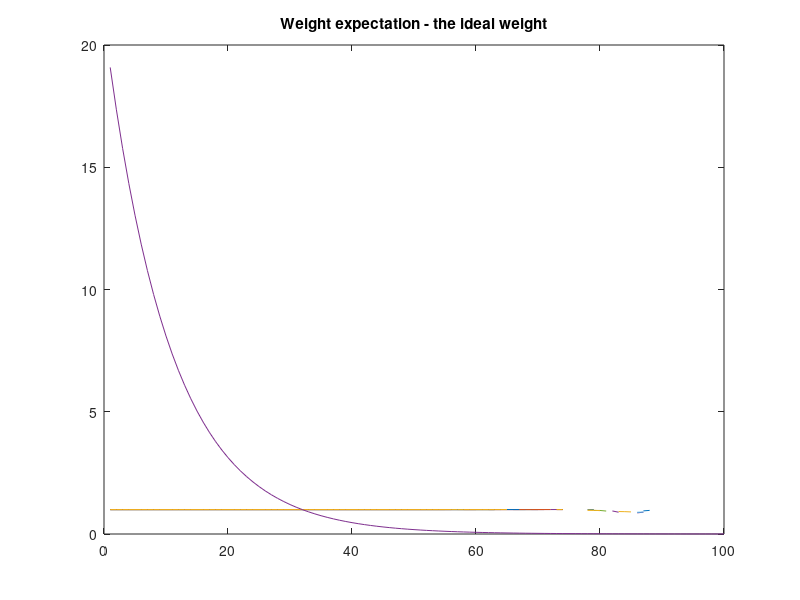
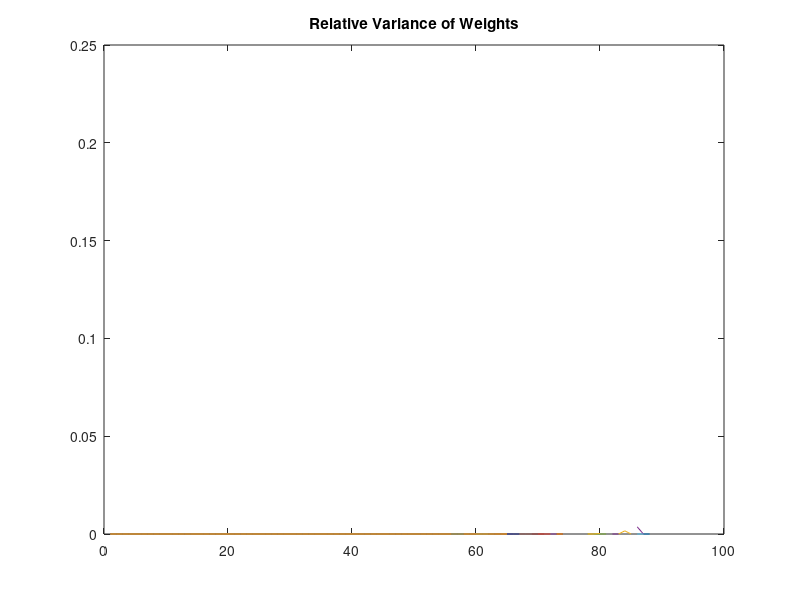

Reproduce these figures in MATLAB, in order.
% IMPORTANT!
% CHANGE OF NOTATIIONS: NOW SIGMA SAMP IS THE TOTAL SAMPLING XS, THAT IS IT
% IS THE PRODUCT OF SIGMA MAJ, OVERSAMPLING AND THE S STRETCHING PARAMETER.
% THE IDEA IS TO LATER DECIDE WHICH PART OF SIGMA S IS USED FOR STRETCHING
% AND WHICH FOR COLLISION SAMPLING
clc
clear all
close all
% integral of versions of x exp(-x) as I lost the original
% Woodcock exponential transform test
% this version tries to set the Woodcock miss-weight to zero
N_conv_step=10;
NSamp=1E4;
a=10;
Diff=0.2;
ResWET(1:N_conv_step)=0;
VarWET(1:N_conv_step)=0;
NWdiag=100;
N_Adj_Res=20;
N_qs=1;
N_o=1;
ExpWeight(1:N_conv_step,1:NWdiag)=0;
VarWeight(1:N_conv_step,1:NWdiag)=0;
NSample_per_bin(1:N_conv_step,1:NWdiag)=0;
for i_conv=1:N_conv_step
    N_Adj_Res=i_conv*10;
    Sigma=1.0;
    SigmaX(1:N_Adj_Res+1)=1.0;
    SigmaZ(1:N_Adj_Res+1)=0;
    SigmaS(1:N_Adj_Res+1)=0;
    for i=1:N_Adj_Res+1
        x_coo=a/N_Adj_Res*(i-1)+a/N_Adj_Res/2; %to calculate the adjoint at interval middles
        SigmaZ(i)=x_coo*exp(-x_coo)/(exp(-x_coo)*(x_coo+1)-exp(-a)*(a+1));
        
        %    if (mod(i,2)==0)
        SigmaS(i)=max(Sigma,SigmaZ(i))*1.0; % the default oversampling is to always have virtual collisions
        %    if (mod(i,2)==0)
        %        SigmaS(i)=SigmaS(i)*2.0;
        %    end
    end
    ResIdeal=1-exp(-a)*(a+1);
    
    % expected value and distributiontest for the Woodcock Exponential
    % Transform
    qZ=2.0; % the ideal multiplication foactor to Sigma_local Sigma_z=Sigma(x)*qz
    
    q_a(N_o,1:N_qs)=0;
    s_a(N_o,1:N_qs)=0;
    
    for i_o=1:N_o
    for i_qs=1:N_qs
    OverSample=i_o; % oversampling is set in a fashion that it does not affect the expected value of the cross section sampled at the end
    % for debug

    % virtual/real collision selsection chance
    % max possible q to stay below 1 is:
    SigmaMaj=SigmaS(1); % this is supposed to account for assuming a lack of a tight majorant at every phase space loation
    % special spots for histogram. Any further modification to this value
    % happens through the oversampling parameter. SigmaMaj=Sigma would make Exp
    % Transformation alone the ideal choice.
    %         q_max=SigmaMaj*OverSample/Sigma;
    %         q_max=1.8; % now zooming in
    %         q_min=0.05; % just not to make it 0
    %         q_min=1.0; % now zooming in
    %         q=(q_max-q_min)/N_qs*i_qs+q_min;
    % ideal q is set now. For later simulations it must move to later!

    q=qZ*(1+Sigma/(SigmaMaj*OverSample)*(1-qZ)  );
    q_a(i_o,i_qs)=q;
    %q=qZ;
    % %for debug
    % s=qZ;
    % q=Sigma/(SigmaMaj*OverSample/s);
    %
    % %
    s=qZ/q; % this ensures that the ideal qz is sampled

    if(q*Sigma/(SigmaMaj*OverSample)>1)
        q=1.0 % this is left here for warning
    end

    s_a(i_o,i_qs)=s;
    % exponential transform parameter
    %     fprintf('qz = %f o= %f q= %f s= %f\n', qZ,OverSample,q,s);

    for i=1:NSamp
        VirtCollision=1;
        weight=1.0;
        Inside=1;
        x=0;
        i_cell=1;
        while(VirtCollision && Inside)
            rr=rand;
            r=-log(1-rr); %optical distance
            inTravel=1;
            while(inTravel && i_cell<=N_Adj_Res)
                SigmaMaj=SigmaS(i_cell);
                % to set the ideal paramters
                qZ=SigmaZ(i_cell)/Sigma;
                % q=qZ*(1+Sigma/(SigmaMaj*OverSample)*(1-qZ)  ); % Now this is the new stuff!
                %q_a(i_o,i_qs)=q;
                q=1;
                s=qZ/q; % this ensures that the ideal qz is sampled

                %s should also depend on i_cell later
                %xs=r/(SigmaMaj*OverSample*s); %
                xs=r/SigmaS(i_cell);
                
                if(x+xs>=a/N_Adj_Res*i_cell)
                    step=a/N_Adj_Res*i_cell-x;
                    x=x+step;
                    %weight=weight*exp(-SigmaMaj*OverSample*step*(1-s)); %
                    %r=r-step*SigmaMaj*OverSample*s;%
                    r=r-step*SigmaS(i_cell);
                    i_cell=i_cell+1;
                else
                    x=x+xs;
                    %weight=weight*exp(-SigmaMaj*OverSample*xs*(1-s));%
                    weight=exp(-x)/(SigmaS(i_cell)*(1-rr));
                    inTravel=0;
                end
            end
            %weight=weight/s;
            Sigma=SigmaX(i_cell);
            %      x=x+xs;
            if(x>=a)
                Inside=0;
            end
            if(x<a && rand<q*Sigma/(SigmaMaj*OverSample)) %
               VirtCollision=0;
                weight=weight/q; %
                Contribution=x*weight;
                ResWET(i_conv)=ResWET(i_conv)+Contribution;
                VarWET(i_conv)=VarWET(i_conv)+Contribution^2;
                % tally weight distribution
                i=ceil(x/a*NWdiag);
                ExpWeight(i_conv,i)=ExpWeight(i_conv,i)+weight;
                VarWeight(i_conv,i)=VarWeight(i_conv,i)+weight^2;
                NSample_per_bin(i_conv,i)=NSample_per_bin(i_conv,i)+1;
                %tally scores for histogram making at specific bins
                %                     if(i==i_HalfSigma)
                %                         Sc_H=[Sc_H weight];
                %                     end
            end
            weight=weight*(OverSample*SigmaMaj-Sigma)/(OverSample*SigmaMaj-Sigma*q); %
        end
    end
    end
    end
    VarWeight(i_conv,:)=sqrt(VarWeight(i_conv,:)./(ExpWeight(i_conv,:)).^2-1./NSample_per_bin(i_conv,:));
    ExpWeight(i_conv,:)=ExpWeight(i_conv,:)./NSample_per_bin(i_conv,:);
    VarWET(i_conv)=sqrt(VarWET(i_conv)/ResWET(i_conv)^2-1/NSamp);
    ResWET(i_conv)=ResWET(i_conv)/NSamp;
    ResIdeal;
    fprintf('Ideal= %f WET= %f relvarWET= %f NumOfIntervals= %d\n', ResIdeal,ResWET(i_conv),VarWET(i_conv), 10*i_conv);
end

% plotting
figure;
xx=1:NWdiag;
plot(xx,ExpWeight);
hold on;
%plot(xx,exp(-Sigma*xx*a/NWdiag)/NWdiag*a);
plot(xx,exp(-Sigma*xx/100*10*(1-qZ))/qZ);
%exp(-Sigma*OverSample*xs*(1-qZ))/qZ
title('Weight expectation - the ideal weight');
hold off;

figure;
xx=1:NWdiag;
plot(xx,VarWeight);
%hold on;
%plot(xx,exp(-Sigma*xx*(1-qZ))/qZ);
title('Relative Variance of Weights');
hold off;